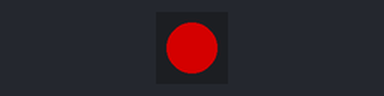
This sketch was run on a simulated Arduino Uno, built with avr-gcc and run on an emulated ATmega328P. Shown: 1 RGB LEDs in strip order, left to right. Dim RGB values are drawn brighter than linear.

Above: at 0.02 s.
At 2.08 s:
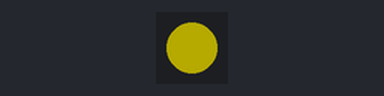
At 4.14 s:
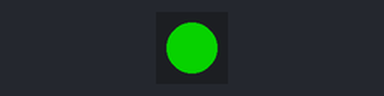
At 8.31 s:
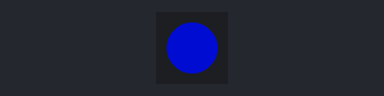
Timing chart, 0 to 8.6 s (numbered marks = the images above):
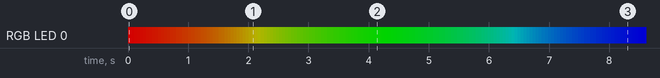

Measured:
- by itself, everything shown: repeats every 12.9 s, in 255 steps

The sketch:

flora_neopixel_rainbow.ino
```cpp
#include <Adafruit_NeoPixel.h>
#ifdef __AVR__
  #include <avr/power.h>
#endif

const int DATA_PIN = 12;
const int PIXEL_NUM = 1;      // number of pixels

const int BRIGHTNESS = 128;   // 0-255
const int WAIT = 50;          // delay transitioning colors

// Parameter 1 = number of pixels in strip
// Parameter 2 = Arduino pin number (most are valid)
// Parameter 3 = pixel type flags, add together as needed:
//   NEO_KHZ800  800 KHz bitstream (most NeoPixel products w/WS2812 LEDs)
//   NEO_KHZ400  400 KHz (classic 'v1' (not v2) FLORA pixels, WS2811 drivers)
//   NEO_GRB     Pixels are wired for GRB bitstream (most NeoPixel products)
//   NEO_RGB     Pixels are wired for RGB bitstream (v1 FLORA pixels, not v2)
//   NEO_RGBW    Pixels are wired for RGBW bitstream (NeoPixel RGBW products)
Adafruit_NeoPixel strip = Adafruit_NeoPixel(PIXEL_NUM, DATA_PIN, NEO_GRB + NEO_KHZ800);

void setup() {
  pinMode(DATA_PIN, INPUT);
  digitalWrite(DATA_PIN, HIGH);
  strip.begin();
  strip.setBrightness(BRIGHTNESS);
}

void loop() {
  rainbow(WAIT);
}

void rainbow(uint8_t wait) {
  uint16_t i, j;

  for(j=0; j<256; j++) {
    for(i=0; i<strip.numPixels(); i++) {
      strip.setPixelColor(i, wheel((i+j) & 255));
    }
    strip.show();
    delay(wait);
  }
}


// Input a value 0 to 255 to get a color value.
// The colours are a transition r - g - b - back to r.
uint32_t wheel(byte wheelPos) {
  wheelPos = 255 - wheelPos;
  if(wheelPos < 85) {
    return strip.Color(255 - wheelPos * 3, 0, wheelPos * 3);
  }
  if(wheelPos < 170) {
    wheelPos -= 85;
    return strip.Color(0, wheelPos * 3, 255 - wheelPos * 3);
  }
  wheelPos -= 170;
  return strip.Color(wheelPos * 3, 255 - wheelPos * 3, 0);
}
```
